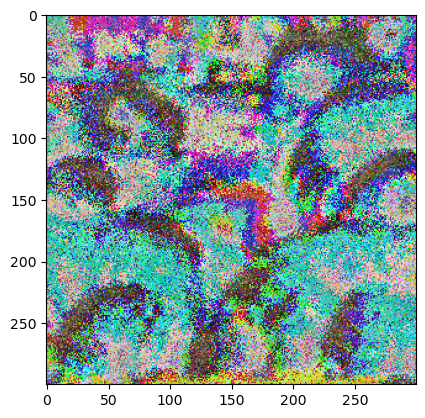
#> input picture AA/adversarial-yolo-master/lutao_exp/ex3/8440.png, 425 x 418 px
$ python 'canny检测.py'
#> lines starting #> are read from the running program, lines starting #| are printed output that depends on the picture
import cv2
import matplotlib.pyplot as plt
import numpy as np

path = './batchx.png'
path = './ex3/8440.png'

# 读取图像
image = cv2.imread(path, cv2.IMREAD_GRAYSCALE)  # 替换为你的图像路径，并将其转换为灰度图像
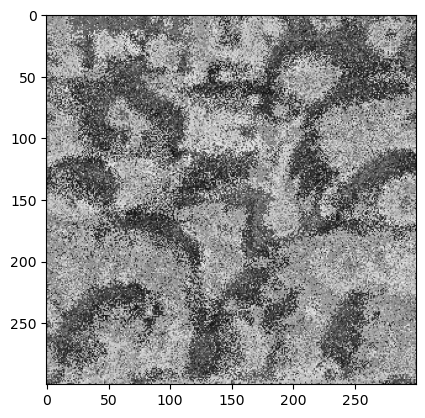
#> image: shape (418, 425); min 0, max 255, mean 156.7

# 进行Canny边缘检测
edges = cv2.Canny(image, 50, 150)  # 参数50和150分别为低阈值和高阈值
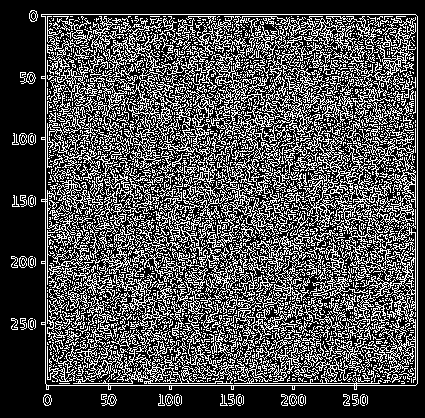
#> edges: shape (418, 425); 30.7% white in thin lines or dots

# 显示原始图像
plt.subplot(1, 2, 1)
plt.imshow(image, cmap='gray')
plt.title('Original Image')
plt.axis('off')

# 显示边缘图像
plt.subplot(1, 2, 2)
plt.imshow(edges, cmap='gray')
plt.title('Canny Edges')
plt.axis('off')

plt.show()
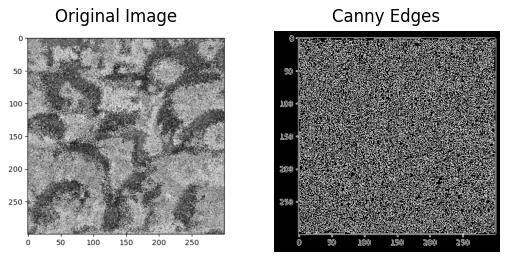
#> figure drawn by matplotlib, 2 panels

# 统计频率分布
frequencies, _ = np.histogram(edges, bins=range(256))
#> frequencies = 255 values, max 123089 at index 0, min 0 at index 1, mean 696.7
#> (the run stopped early here; a loop or call above may not have finished)

$ run again, with AA/adversarial-yolo-master/lutao_exp/batch35.png copied over AA/adversarial-yolo-master/lutao_exp/ex3/8440.png
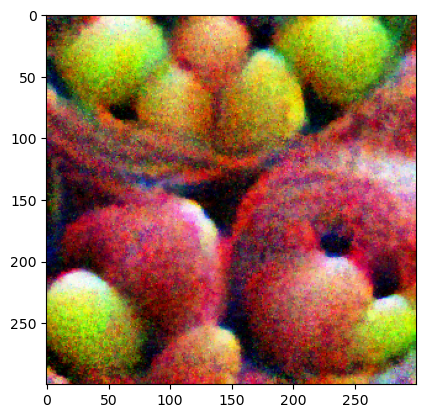
#> input picture AA/adversarial-yolo-master/lutao_exp/batch35.png, 425 x 418 px
#> `edges = cv2.Canny(image, 50, 150)`:
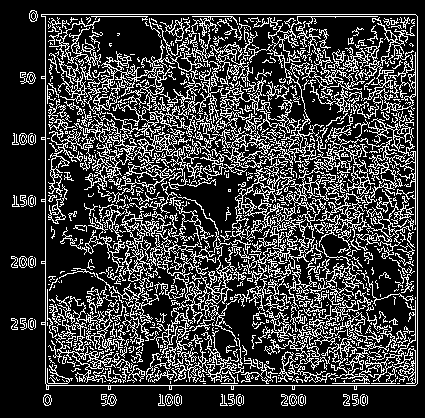
#> edges: shape (418, 425); 23.6% white in thin lines or dots
#> `plt.show()`:
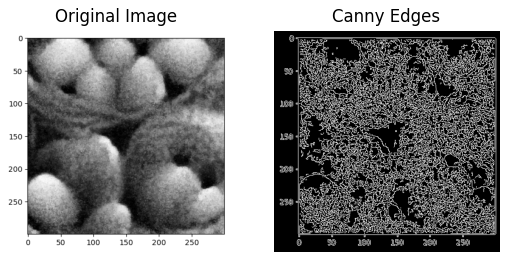
#> figure drawn by matplotlib, 2 panels
#> frequencies = 255 values, max 135806 at index 0, min 0 at index 1, mean 696.7

$ run again, with AA/adversarial-yolo-master/lutao_exp/apples.jpg saved as AA/adversarial-yolo-master/lutao_exp/ex3/8440.png
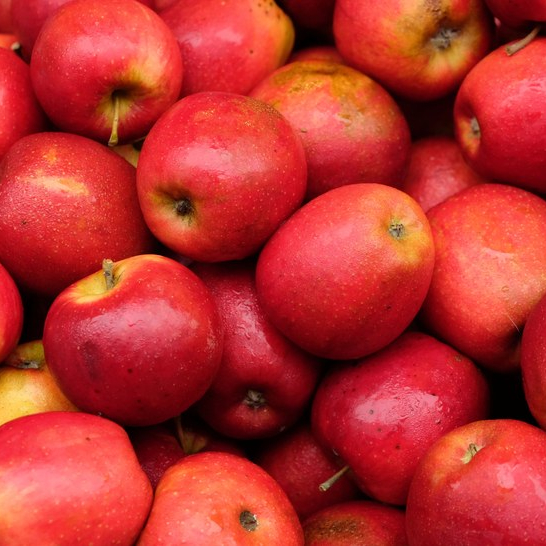
#> input picture AA/adversarial-yolo-master/lutao_exp/apples.jpg, 546 x 546 px
#> `edges = cv2.Canny(image, 50, 150)`:
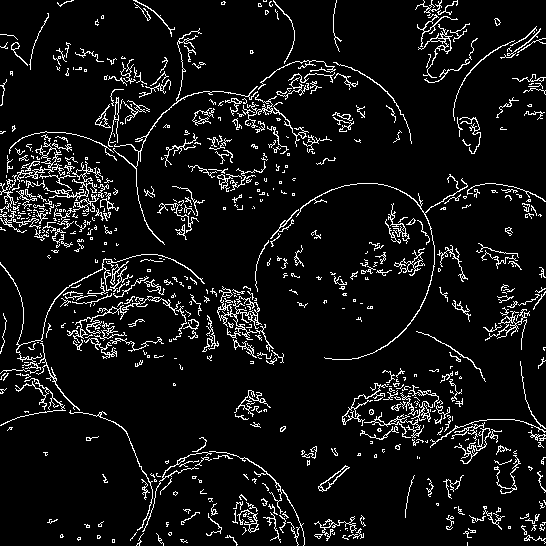
#> edges: shape (546, 546); 7.5% white in thin lines or dots
#> `plt.show()`:
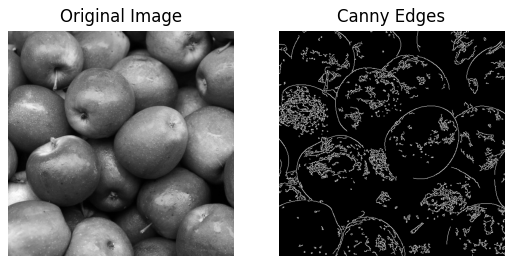
#> figure drawn by matplotlib, 2 panels
#> frequencies = 255 values, max 275686 at index 0, min 0 at index 1, mean 1169.1
